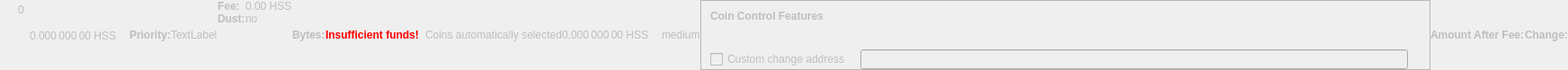
    <widget class="QWidget" name="dummyHideWidget" native="true">
     <property name="enabled">
      <bool>false</bool>
     </property>
     <property name="maximumSize">
      <size>
       <width>100</width>
       <height>22</height>
      </size>
     </property>
     <layout class="QHBoxLayout" name="dummyHideLayout">
      <property name="spacing">
       <number>0</number>
      </property>
      <property name="margin">
       <number>0</number>
      </property>
      <item>
       <layout class="QFormLayout" name="formLayoutCoinControl1">
        <property name="horizontalSpacing">
         <number>10</number>
        </property>
        <property name="verticalSpacing">
         <number>14</number>
        </property>
        <property name="leftMargin">
         <number>10</number>
        </property>
        <property name="topMargin">
         <number>4</number>
        </property>
        <property name="rightMargin">
         <number>6</number>
        </property>
        <item row="0" column="1">
         <widget class="QLabel" name="labelCoinControlBytes">
          <property name="cursor">
           <cursorShape>IBeamCursor</cursorShape>
          </property>
          <property name="contextMenuPolicy">
           <enum>Qt::ActionsContextMenu</enum>
          </property>
          <property name="text">
           <string notr="true">0</string>
          </property>
          <property name="textInteractionFlags">
           <set>Qt::LinksAccessibleByMouse|Qt::TextSelectableByKeyboard|Qt::TextSelectableByMouse</set>
          </property>
         </widget>
        </item>
       </layout>
      </item>
      <item>
       <widget class="QLabel" name="labelCoinControlAfterFee">
        <property name="enabled">
         <bool>false</bool>
        </property>
        <property name="sizePolicy">
         <sizepolicy hsizetype="Fixed" vsizetype="Fixed">
          <horstretch>0</horstretch>
          <verstretch>0</verstretch>
         </sizepolicy>
        </property>
        <property name="minimumSize">
         <size>
          <width>111</width>
          <height>12</height>
         </size>
        </property>
        <property name="maximumSize">
         <size>
          <width>111</width>
          <height>12</height>
         </size>
        </property>
        <property name="cursor">
         <cursorShape>IBeamCursor</cursorShape>
        </property>
        <property name="contextMenuPolicy">
         <enum>Qt::ActionsContextMenu</enum>
        </property>
        <property name="text">
         <string notr="true">0.000 000 00 HSS</string>
        </property>
        <property name="textInteractionFlags">
         <set>Qt::LinksAccessibleByMouse|Qt::TextSelectableByKeyboard|Qt::TextSelectableByMouse</set>
        </property>
       </widget>
      </item>
      <item>
       <widget class="QLabel" name="labelCoinControlPriorityText">
        <property name="enabled">
         <bool>false</bool>
        </property>
        <property name="font">
         <font>
          <weight>75</weight>
          <bold>true</bold>
         </font>
        </property>
        <property name="text">
         <string>Priority:</string>
        </property>
       </widget>
      </item>
      <item>
       <layout class="QHBoxLayout" name="horizontalLayout">
        <item>
         <widget class="QLabel" name="WarningLabel">
          <property name="text">
           <string>TextLabel</string>
          </property>
         </widget>
        </item>
       </layout>
      </item>
      <item>
       <layout class="QFormLayout" name="formLayoutCoinControl3">
        <property name="horizontalSpacing">
         <number>0</number>
        </property>
        <property name="verticalSpacing">
         <number>0</number>
        </property>
        <property name="leftMargin">
         <number>0</number>
        </property>
        <property name="topMargin">
         <number>0</number>
        </property>
        <property name="rightMargin">
         <number>0</number>
        </property>
        <item row="0" column="0">
         <widget class="QLabel" name="labelCoinControlFeeText">
          <property name="enabled">
           <bool>false</bool>
          </property>
          <property name="font">
           <font>
            <weight>75</weight>
            <bold>true</bold>
           </font>
          </property>
          <property name="text">
           <string>Fee:</string>
          </property>
          <property name="margin">
           <number>0</number>
          </property>
         </widget>
        </item>
        <item row="0" column="1">
         <widget class="QLabel" name="labelCoinControlFee">
          <property name="enabled">
           <bool>false</bool>
          </property>
          <property name="cursor">
           <cursorShape>IBeamCursor</cursorShape>
          </property>
          <property name="contextMenuPolicy">
           <enum>Qt::ActionsContextMenu</enum>
          </property>
          <property name="text">
           <string notr="true">0.00 HSS</string>
          </property>
          <property name="textInteractionFlags">
           <set>Qt::LinksAccessibleByMouse|Qt::TextSelectableByKeyboard|Qt::TextSelectableByMouse</set>
          </property>
         </widget>
        </item>
        <item row="1" column="0">
         <widget class="QLabel" name="labelCoinControlLowOutputText">
          <property name="enabled">
           <bool>false</bool>
          </property>
          <property name="font">
           <font>
            <weight>75</weight>
            <bold>true</bold>
           </font>
          </property>
          <property name="text">
           <string>Dust:</string>
          </property>
         </widget>
        </item>
        <item row="1" column="1">
         <widget class="QLabel" name="labelCoinControlLowOutput">
          <property name="enabled">
           <bool>false</bool>
          </property>
          <property name="cursor">
           <cursorShape>IBeamCursor</cursorShape>
          </property>
          <property name="contextMenuPolicy">
           <enum>Qt::ActionsContextMenu</enum>
          </property>
          <property name="text">
           <string>no</string>
          </property>
          <property name="textInteractionFlags">
           <set>Qt::LinksAccessibleByMouse|Qt::TextSelectableByKeyboard|Qt::TextSelectableByMouse</set>
          </property>
         </widget>
        </item>
       </layout>
      </item>
      <item>
       <widget class="QLabel" name="labelCoinControlBytesText">
        <property name="enabled">
         <bool>false</bool>
        </property>
        <property name="font">
         <font>
          <weight>75</weight>
          <bold>true</bold>
         </font>
        </property>
        <property name="text">
         <string>Bytes:</string>
        </property>
       </widget>
      </item>
      <item>
       <layout class="QFormLayout" name="formLayoutCoinControl2">
        <property name="horizontalSpacing">
         <number>0</number>
        </property>
        <property name="verticalSpacing">
         <number>0</number>
        </property>
        <property name="leftMargin">
         <number>0</number>
        </property>
        <property name="topMargin">
         <number>0</number>
        </property>
        <property name="rightMargin">
         <number>0</number>
        </property>
       </layout>
      </item>
      <item>
       <layout class="QHBoxLayout" name="horizontalLayoutCoinControl2">
        <property name="spacing">
         <number>0</number>
        </property>
        <property name="bottomMargin">
         <number>0</number>
        </property>
       </layout>
      </item>
      <item>
       <widget class="QLabel" name="labelCoinControlInsuffFunds">
        <property name="enabled">
         <bool>false</bool>
        </property>
        <property name="minimumSize">
         <size>
          <width>0</width>
          <height>0</height>
         </size>
        </property>
        <property name="font">
         <font>
          <weight>75</weight>
          <bold>true</bold>
         </font>
        </property>
        <property name="styleSheet">
         <string notr="true">color:red;font-weight:bold;</string>
        </property>
        <property name="text">
         <string>Insufficient funds!</string>
        </property>
        <property name="margin">
         <number>5</number>
        </property>
       </widget>
      </item>
      <item>
       <layout class="QFormLayout" name="formLayoutCoinControl4">
        <property name="horizontalSpacing">
         <number>0</number>
        </property>
        <property name="verticalSpacing">
         <number>0</number>
        </property>
        <property name="leftMargin">
         <number>0</number>
        </property>
        <property name="topMargin">
         <number>0</number>
        </property>
        <property name="rightMargin">
         <number>0</number>
        </property>
       </layout>
      </item>
      <item>
       <widget class="QLabel" name="labelCoinControlChangeLabel">
        <property name="enabled">
         <bool>false</bool>
        </property>
        <property name="sizePolicy">
         <sizepolicy hsizetype="Preferred" vsizetype="Expanding">
          <horstretch>0</horstretch>
          <verstretch>0</verstretch>
         </sizepolicy>
        </property>
        <property name="minimumSize">
         <size>
          <width>0</width>
          <height>0</height>
         </size>
        </property>
        <property name="text">
         <string/>
        </property>
        <property name="margin">
         <number>3</number>
        </property>
       </widget>
      </item>
      <item>
       <widget class="QLabel" name="labelCoinControlAutomaticallySelected">
        <property name="enabled">
         <bool>false</bool>
        </property>
        <property name="sizePolicy">
         <sizepolicy hsizetype="Fixed" vsizetype="Fixed">
          <horstretch>0</horstretch>
          <verstretch>0</verstretch>
         </sizepolicy>
        </property>
        <property name="minimumSize">
         <size>
          <width>0</width>
          <height>0</height>
         </size>
        </property>
        <property name="maximumSize">
         <size>
          <width>240</width>
          <height>16777215</height>
         </size>
        </property>
        <property name="text">
         <string>Coins automatically selected</string>
        </property>
        <property name="margin">
         <number>5</number>
        </property>
       </widget>
      </item>
      <item>
       <widget class="QLabel" name="labelCoinControlChange">
        <property name="enabled">
         <bool>false</bool>
        </property>
        <property name="sizePolicy">
         <sizepolicy hsizetype="Fixed" vsizetype="Fixed">
          <horstretch>0</horstretch>
          <verstretch>0</verstretch>
         </sizepolicy>
        </property>
        <property name="minimumSize">
         <size>
          <width>111</width>
          <height>0</height>
         </size>
        </property>
        <property name="maximumSize">
         <size>
          <width>111</width>
          <height>16777215</height>
         </size>
        </property>
        <property name="cursor">
         <cursorShape>IBeamCursor</cursorShape>
        </property>
        <property name="contextMenuPolicy">
         <enum>Qt::ActionsContextMenu</enum>
        </property>
        <property name="text">
         <string notr="true">0.000 000 00 HSS</string>
        </property>
        <property name="textInteractionFlags">
         <set>Qt::LinksAccessibleByMouse|Qt::TextSelectableByKeyboard|Qt::TextSelectableByMouse</set>
        </property>
       </widget>
      </item>
      <item>
       <widget class="QLabel" name="labelCoinControlPriority">
        <property name="enabled">
         <bool>false</bool>
        </property>
        <property name="cursor">
         <cursorShape>IBeamCursor</cursorShape>
        </property>
        <property name="contextMenuPolicy">
         <enum>Qt::ActionsContextMenu</enum>
        </property>
        <property name="text">
         <string>medium</string>
        </property>
        <property name="textInteractionFlags">
         <set>Qt::LinksAccessibleByMouse|Qt::TextSelectableByKeyboard|Qt::TextSelectableByMouse</set>
        </property>
       </widget>
      </item>
      <item>
       <widget class="QFrame" name="frameCoinControl">
        <property name="sizePolicy">
         <sizepolicy hsizetype="Expanding" vsizetype="Expanding">
          <horstretch>0</horstretch>
          <verstretch>0</verstretch>
         </sizepolicy>
        </property>
        <property name="maximumSize">
         <size>
          <width>16777215</width>
          <height>16777215</height>
         </size>
        </property>
        <property name="frameShape">
         <enum>QFrame::StyledPanel</enum>
        </property>
        <property name="frameShadow">
         <enum>QFrame::Sunken</enum>
        </property>
        <layout class="QVBoxLayout" name="verticalLayoutCoinControl2_2">
         <property name="spacing">
          <number>0</number>
         </property>
         <property name="margin">
          <number>0</number>
         </property>
         <item>
          <layout class="QVBoxLayout" name="verticalLayoutCoinControl" stretch="0,0,0,1">
           <property name="spacing">
            <number>0</number>
           </property>
           <property name="leftMargin">
            <number>10</number>
           </property>
           <property name="topMargin">
            <number>10</number>
           </property>
           <item>
            <layout class="QHBoxLayout" name="horizontalLayoutCoinControl1">
             <property name="bottomMargin">
              <number>15</number>
             </property>
             <item>
              <widget class="QLabel" name="labelCoinControlFeatures">
               <property name="enabled">
                <bool>false</bool>
               </property>
               <property name="sizePolicy">
                <sizepolicy hsizetype="Preferred" vsizetype="Maximum">
                 <horstretch>0</horstretch>
                 <verstretch>0</verstretch>
                </sizepolicy>
               </property>
               <property name="font">
                <font>
                 <weight>75</weight>
                 <bold>true</bold>
                </font>
               </property>
               <property name="styleSheet">
                <string notr="true">font-weight:bold;</string>
               </property>
               <property name="text">
                <string>Coin Control Features</string>
               </property>
              </widget>
             </item>
            </layout>
           </item>
           <item>
            <widget class="QWidget" name="widgetCoinControl" native="true">
             <property name="sizePolicy">
              <sizepolicy hsizetype="Preferred" vsizetype="Preferred">
               <horstretch>0</horstretch>
               <verstretch>0</verstretch>
              </sizepolicy>
             </property>
             <property name="minimumSize">
              <size>
               <width>0</width>
               <height>0</height>
              </size>
             </property>
             <property name="styleSheet">
              <string notr="true"/>
             </property>
             <layout class="QHBoxLayout" name="horizontalLayoutCoinControl5_2">
              <property name="margin">
               <number>0</number>
              </property>
              <item>
               <layout class="QHBoxLayout" name="horizontalLayoutCoinControl3">
                <property name="spacing">
                 <number>20</number>
                </property>
                <property name="topMargin">
                 <number>0</number>
                </property>
                <property name="bottomMargin">
                 <number>10</number>
                </property>
               </layout>
              </item>
             </layout>
            </widget>
           </item>
           <item>
            <layout class="QHBoxLayout" name="horizontalLayoutCoinControl4" stretch="0,0,0">
             <property name="spacing">
              <number>12</number>
             </property>
             <property name="sizeConstraint">
              <enum>QLayout::SetDefaultConstraint</enum>
             </property>
             <property name="topMargin">
              <number>5</number>
             </property>
             <property name="rightMargin">
              <number>5</number>
             </property>
             <item>
              <widget class="QCheckBox" name="checkBoxCoinControlChange">
               <property name="enabled">
                <bool>false</bool>
               </property>
               <property name="toolTip">
                <string>If this is activated, but the change address is empty or invalid, change will be sent to a newly generated address.</string>
               </property>
               <property name="text">
                <string>Custom change address</string>
               </property>
              </widget>
             </item>
             <item>
              <widget class="QValidatedLineEdit" name="lineEditCoinControlChange">
               <property name="enabled">
                <bool>false</bool>
               </property>
               <property name="sizePolicy">
                <sizepolicy hsizetype="Expanding" vsizetype="Fixed">
                 <horstretch>0</horstretch>
                 <verstretch>0</verstretch>
                </sizepolicy>
               </property>
              </widget>
             </item>
             <item>
              <widget class="QLabel" name="labelCoinControlChangeLabel_2">
               <property name="sizePolicy">
                <sizepolicy hsizetype="Preferred" vsizetype="Expanding">
                 <horstretch>0</horstretch>
                 <verstretch>0</verstretch>
                </sizepolicy>
               </property>
               <property name="minimumSize">
                <size>
                 <width>0</width>
                 <height>0</height>
                </size>
               </property>
               <property name="text">
                <string/>
               </property>
               <property name="margin">
                <number>3</number>
               </property>
              </widget>
             </item>
            </layout>
           </item>
           <item>
            <spacer name="verticalSpacerCoinControl">
             <property name="orientation">
              <enum>Qt::Vertical</enum>
             </property>
             <property name="sizeHint" stdset="0">
              <size>
               <width>800</width>
               <height>1</height>
              </size>
             </property>
            </spacer>
           </item>
          </layout>
         </item>
        </layout>
       </widget>
      </item>
      <item>
       <widget class="QLabel" name="labelCoinControlAfterFeeText">
        <property name="enabled">
         <bool>false</bool>
        </property>
        <property name="minimumSize">
         <size>
          <width>0</width>
          <height>0</height>
         </size>
        </property>
        <property name="maximumSize">
         <size>
          <width>16777215</width>
          <height>16777215</height>
         </size>
        </property>
        <property name="font">
         <font>
          <weight>75</weight>
          <bold>true</bold>
         </font>
        </property>
        <property name="text">
         <string>Amount After Fee:</string>
        </property>
        <property name="alignment">
         <set>Qt::AlignLeading|Qt::AlignLeft|Qt::AlignVCenter</set>
        </property>
        <property name="margin">
         <number>0</number>
        </property>
       </widget>
      </item>
      <item>
       <widget class="QLabel" name="labelCoinControlChangeText">
        <property name="enabled">
         <bool>false</bool>
        </property>
        <property name="sizePolicy">
         <sizepolicy hsizetype="Preferred" vsizetype="Preferred">
          <horstretch>0</horstretch>
          <verstretch>0</verstretch>
         </sizepolicy>
        </property>
        <property name="minimumSize">
         <size>
          <width>0</width>
          <height>0</height>
         </size>
        </property>
        <property name="maximumSize">
         <size>
          <width>16777215</width>
          <height>16777215</height>
         </size>
        </property>
        <property name="font">
         <font>
          <weight>75</weight>
          <bold>true</bold>
         </font>
        </property>
        <property name="text">
         <string>Change:</string>
        </property>
        <property name="alignment">
         <set>Qt::AlignLeading|Qt::AlignLeft|Qt::AlignVCenter</set>
        </property>
       </widget>
      </item>
     </layout>
    </widget>
